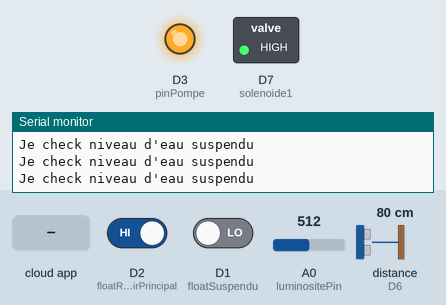
Bench run of a sketch on a simulated ESP8266 (NodeMCU). Shown: switched loads named in the sketch (green lamp = pin HIGH), output pins drawn as LEDs (lit = HIGH), the last lines printed to the serial monitor. The inputs (shaded band) are chosen by the test bench; at power-on: distance to the obstacle (sensor on D6) 80 cm, D1 (floatSuspendu) LOW, D2 (floatReservoirPrincipal) HIGH, A0 (luminositePin) = 512. The echo pulse lasts 58.3 µs per cm; pins used as bus, display or sensor lines are not drawn.

Above: at 2.7 s.
2.8 s: the phone or cloud app sets 1 to 0
At 11.5 s:
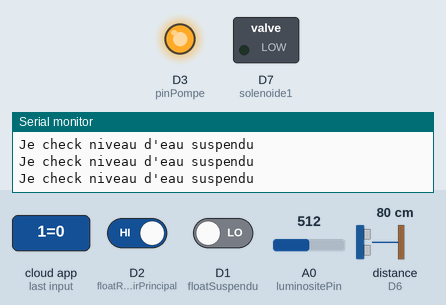
13.5 s: distance to the obstacle (sensor on D6) set to 2 cm
27.5 s: D1 (floatSuspendu) driven HIGH
29.0 s: D2 (floatReservoirPrincipal) driven LOW
At 30.2 s:
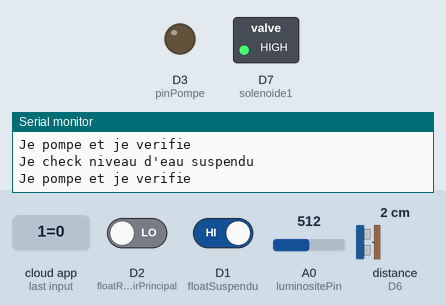
40.7 s: the phone or cloud app sets 1 to 1
At 41.9 s:
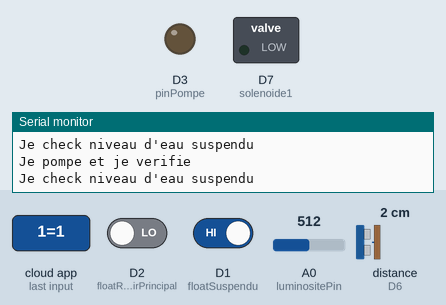
43.6 s: the phone or cloud app sets 7 to 0
Timing chart, 0 to 58.6 s (numbered marks = the images above; inputs shaded):
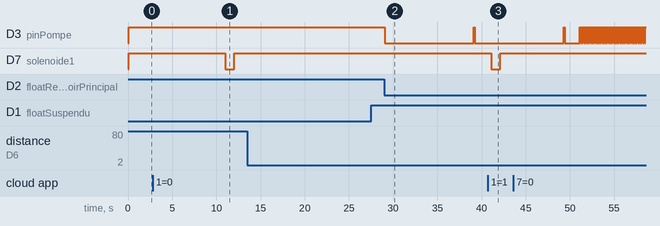

Measured:
- after the input at 2.8 s, D7 (solenoide1): HIGH → LOW after 8.2 s, → HIGH 1.0 s later
- after the input at 29.0 s, D3 (pinPompe): HIGH → LOW after 0.07 s, → HIGH 10.0 s later, → LOW 0.13 s later
- after the input at 40.7 s, D7 (solenoide1): HIGH → LOW after 0.40 s, → HIGH 1.0 s later

The sketch:

ESP_EAU.ino
```cpp
/************************************** OTA *****************************************/
const int FW_VERSION = 5;                                                        // Version number, don't forget to update this on changes
#include <ESP8266HTTPClient.h>
#include <ESP8266httpUpdate.h>
// Note the raw.githubuserconent, this allows us to access the contents at the url, not the webpage itself
const char* fwURLBase = "https://raw.githubusercontent.com/BIUS-USherbrooke/BIUS_Domotique/ESP_EAU/Modules/ESP_EAU/ESP_EAU"; // IP adress to the subfolder containing the binary and version number for this specific device

/************************************** CAYENNE *****************************************/
#define CAYENNE_PRINT Serial
#include <CayenneMQTTESP8266.h>

// If too many errors when connecting, deep sleep (which will restart the esp)
// PIN D0 OF THE NODEMCU MUST BE CONNECTed TO THE RST PIN
int failedConnections = 0;
#define SLEEP_TIME 20e6

// WiFi network info.
char ssid[] = "G4_4797";
char wifiPassword[] = "liino1ca";

// Cayenne authentication info. This should be obtained from the Cayenne Dashboard.
char username[] = "75b6d920-cb5b-11e8-8a08-61f9e5c4f140";
char password[] = "13a3664856850223f1994846cd5aa6d668226da9";
char clientID[] = "dd26c560-1904-11e9-b82d-f12a91579eed";

// Channels cayenne
#define VIRTUAL_CHANNEL 98                                                       // Version number
#define VIRTUAL_CHANNEL 0                                                       // Channel to force an OTA update

#define VIRTUAL_CHANNEL 1                                                       // Solenoide 1
#define VIRTUAL_CHANNEL 2                                                       // Solenoide 2

#define VIRTUAL_CHANNEL 4                                                       // Float switch resevoir superieur
#define VIRTUAL_CHANNEL 5                                                       // Float switch reservoir principal (bas)
#define VIRTUAL_CHANNEL 6                                                       // Niveau d'eau (ultrason) reservoir principal

#define VIRTUAL_CHANNEL 7                                                       // Secondes a continuer le pompage vers le reservervoir superieur apres avoir atteint la switch
#define VIRTUAL_CHANNEL 8                                                       // Secondes a ouvrir solenoide 1
#define VIRTUAL_CHANNEL 9                                                       // Secondes a ouvrir solenoide 2

#define VIRTUAL_CHANNEL 10                                                       // Luminosite analog

/*********************************Donnees********************************************/
// Temps entre les prises de donnees (en secondes)
#define DELAIS_PRISE_DONNEES 10 // Secondes
unsigned long lastMillis = 0;   // Dernière prise de mesure

// Float sensors
int floatSuspendu = D1;
int floatReservoirPrincipal = D2;

// Water level sensor stuff
int depth = 34; //Enter depth of your tank here in centimeters
int trig = D5; // Attach Trig of ultrasonic sensor to pin D5
int echo = D6; // Attach Echo of ultrasonic sensor to pin D6

// Solenoides
#define solenoide1 D7
int solenoide1OpenDuration = 1; // Temps pour ouvrir solenoide 1
unsigned long solenoide1OpenTime = 5;   // Temps auquel le solenoide 1 a ete ouvert
bool solenoide1Open = false;
//int solenoide2 = D7;
//int solenoide2OpenDuration = 1; // Temps pour ouvrir solenoide 2
//unsigned long solenoide2OpenTime = 0;   // Temps auquel le solenoide 2 a ete ouvert
//bool solenoide2Open = false;

// Pompe
int pinPompe = D3;
int tempsDePompage = 10;               // Duree de pompage (secondes) apres avoir activer la switch
bool pumpingState = false;            // Savoir si ca pompe ou pas
unsigned long floatSuspenduActivation = 0;    // Le temps que le to pa ete trigger

int luminositePin = A0;

void setup() {
  Serial.begin(9600);
  delay(10);

  Serial.println("Esti");

  pinMode(floatReservoirPrincipal, INPUT);
  delay(10);
  pinMode(floatSuspendu, INPUT);
  delay(10);
  pinMode(pinPompe, OUTPUT);
  delay(10);
  pinMode(solenoide1, OUTPUT);
  delay(10);
  pinMode(trig, OUTPUT);
  delay(10);
  pinMode(echo, INPUT);

  // Ultrason

  //Serial.println("Esti2");
  digitalWrite(trig, LOW);
  delay(10);
  //Serial.println("Esti3");
  // Solenoide 1 relais
  //Serial.println("Esti4");

  //Serial.println("Esti5");
  digitalWrite(solenoide1, HIGH);
  delay(10);
  //Serial.println("Esti6");
  // Solenoide 2 relais
  //pinMode(solenoide2, OUTPUT);
  //Serial.println("Esti7");
  //digitalWrite(solenoide2, HIGH);
  //Serial.println("Esti8");
  // Pompe relais

  //Serial.println("Esti9");
  digitalWrite(pinPompe, HIGH);
  delay(10);
  //Serial.println("Esti10");
  // Float sensors

  Serial.println("Esti11");


   Serial.println("Tbk");

  Cayenne.begin(username, password, clientID, ssid, wifiPassword);
}

void loop() {
  if (WiFi.status() == WL_CONNECTED) {
    // S'il y a eu assez de temps, republier les données
    if (millis() - lastMillis > DELAIS_PRISE_DONNEES*1000) {
      lastMillis = millis();

      checkWaterLevelUltrason();  // Check Water level and send to cayenne
      //checkWaterLevelSuspendu();  // Check Water level suspendu

      Cayenne.virtualWrite(10, analogRead(luminositePin));

      Cayenne.virtualWrite(98,FW_VERSION);                                         // Send the version number to Cayenne

      Cayenne.loop();
    }
  } else {
    failedConnections++;
    // Si pas connecté plus de 10 fois, sleep pour SLEEP TIME et réveil après
    if (failedConnections > 10) {
      Serial.println("No wifi connection, going to sleep before restarting.");
      ESP.deepSleep(SLEEP_TIME);
    } else {
      // Sinon, delay 1000
      delay(1000);
    }
  }
  checkWaterLevelSuspendu();  // Check Water level suspendu, pas dans les autres boucles au cas ou on aurait un debordement
  checkSolenoide1();
  //checkSolenoide2();
}

/***************************************** Cayenne Ins **********************************************/
// Check for updates on web server
CAYENNE_IN(0)
{
  checkForUpdates();
}

// Modifier le temps de surpompage
CAYENNE_IN(7)
{
  tempsDePompage = getValue.asInt();
}

// Modifier le temps douverture pour solenoide1
CAYENNE_IN(8)
{
  solenoide1OpenDuration = getValue.asInt();
}

// Modifier le temps douverture pour solenoide2
CAYENNE_IN(9)
{
  //solenoide2OpenDuration = getValue.asInt();
}

// Ouvrir solenoide 1
CAYENNE_IN(1)
{
  Serial.println("YO JE POMPE SOL 1");
  digitalWrite(solenoide1, LOW);
  solenoide1OpenTime = millis();
  solenoide1Open = true;
}

// Ouvrir solenoide 2
CAYENNE_IN(2)
{
  //digitalWrite(solenoide2, LOW);
  //solenoide2OpenTime = millis();
  //solenoide2Open = true;
}
/***************************************** http update function *************************************/
// This function checks the web server to see if a new version number is available, if so, it updates with the new firmware (binary)
void checkForUpdates() {
  String fwImageURL = String(fwURLBase);
      fwImageURL.concat( ".ino.nodemcu.bin" );                                              // Adds the url for the binary
      Serial.println(fwImageURL);
      t_httpUpdate_return ret = ESPhttpUpdate.update( fwImageURL , "", "CC:AA:48:48:66:46:0E:91:53:2C:9C:7C:23:2A:B1:74:4D:29:9D:33");             // Update the esp with the new binary, third is the certificate of the site
      delay(50);

      switch(ret) {
        case HTTP_UPDATE_FAILED:
          Serial.printf("HTTP_UPDATE_FAILED Error (%d): %s", ESPhttpUpdate.getLastError(), ESPhttpUpdate.getLastErrorString().c_str());
          break;

        case HTTP_UPDATE_NO_UPDATES:
          Serial.println("no updates");
          break;
  }
}

/******************************************** Water level (ultrason) ************************************/

void checkWaterLevelUltrason() {
  // Establish variables for duration of the ping,
  long duration, cm;

  // The PING is triggered by a HIGH pulse of 2 or more microseconds.
  // Give a short LOW pulse beforehand to ensure a clean HIGH pulse:
  digitalWrite(trig, LOW);
  delayMicroseconds(2);
  digitalWrite(trig, HIGH);
  delayMicroseconds(10);
  digitalWrite(trig, LOW);

  // The same pin is used to read the signal from the PING: a HIGH
  // pulse whose duration is the time (in microseconds) from the sending
  // of the ping to the reception of its echo off of an object.
  duration = pulseIn(echo, HIGH);

  // Convert the time into a distance
  cm = depth - microsecondsToCentimeters(duration);

  Cayenne.virtualWrite(6, cm);  // Envoi hauteur de la tank
  Cayenne.virtualWrite(4, digitalRead(floatSuspendu));  // Envoi etat floatSuspendu
  Cayenne.virtualWrite(5, digitalRead(floatReservoirPrincipal));  // Envoi etat floatReservoirPrincipal
}

long microsecondsToCentimeters(long microseconds)
{
  // The speed of sound is 340 m/s or 29 microseconds per centimeter.
  // The ping travels out and back, so to find the distance of the
  // object we take half of the distance travelled.
  return microseconds / 29 / 2;
}

/********************************************** Water level reservoir suspendu ******************************/
void checkWaterLevelSuspendu() {
  Serial.println("Je check niveau d'eau suspendu");
  // Si le float switch en haut n'est pas a LOW et qu'il n'est pas entrain de pomper, commence à pomper
  if (digitalRead(floatSuspendu) && !pumpingState) {
    Serial.println("Il manque d'eau et je pompe pas");
    // Verifie qu'il a assez d'eau dans le bac du bas avant de commencer à pomper
    if (!digitalRead(floatReservoirPrincipal)) {
      Serial.println("Il a assez d'eau en bas, je pompe!");
      pumpingState = true;
      digitalWrite(pinPompe, LOW);      // Activer le relais pour pomper
      floatSuspenduActivation = millis();
    }
  } else if (pumpingState == true) {
    // Si le float switch est a LOW et que c'est entrain de pomper, attends le temps specifié et arrete de pomper
    // Si on a pas active le warning, active le
    Serial.println("Je pompe et je verifie");
    if (millis() - floatSuspenduActivation >= tempsDePompage*1000 || digitalRead(floatSuspendu) == false){
      // sinon, si ca fait assez longtemps qu'on pompe, arrete le pompage pi reset les bools
      digitalWrite(pinPompe, HIGH);
      pumpingState = false;
      Serial.println("J'arrete de pomper!");
    }
  }
}

/************************************************** solenoides ***************************************************/
void checkSolenoide1() {
  //Serial.println("Je check solenoide 1");
  // Si solenoide 1 a ete ouvert depuis assez longtemps ET i lest ouvert, le fermer
  if (millis() - solenoide1OpenTime >= solenoide1OpenDuration*1000 && solenoide1Open == true) {
    digitalWrite(solenoide1, HIGH);
    //Serial.println("Fermer solenoide 1");
    solenoide1Open = false;
  }
}

/*
void checkSolenoide2() {
  // Si solenoide 2 a ete ouvert depuis assez longtemps ET il est ouvert, le fermer
  if (millis() - solenoide2OpenTime >= solenoide2OpenDuration*1000 && solenoide2Open == true) {
    digitalWrite(solenoide2, HIGH);
    solenoide2Open = false;
  }
} */
```
